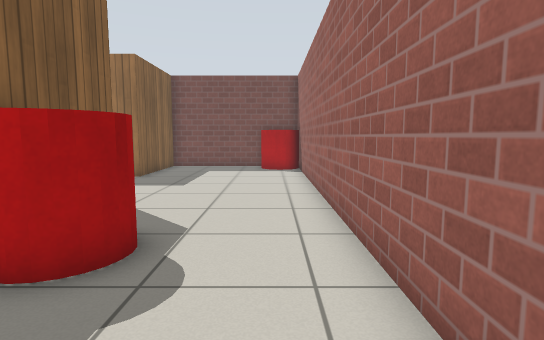
[1] (above)

19 first-person views from a walk through a world built for the Gazebo simulator. The camera is 0.85 m above the floor, tilts 6° down and sees 80° across. The floor is counted in squares, 0.5 m on a side. Each view is taken from the middle of a square. On the plan, view 1 faces up. The plan holds only what a view shows up to about 16 squares ahead; the rest is blank. Gazebo's built-in surfaces are drawn with simple patterns.

[2]
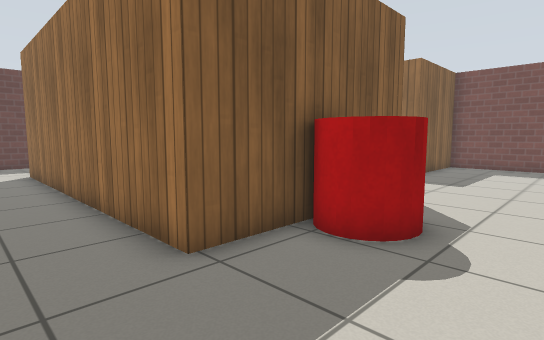

[3]
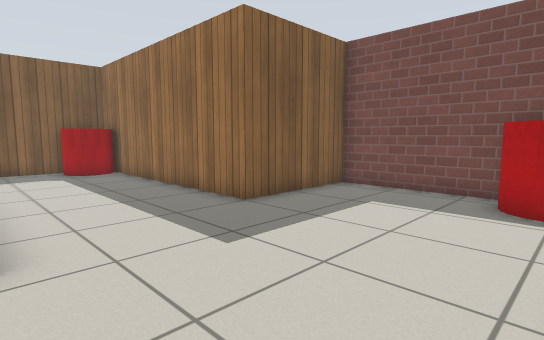

[4]
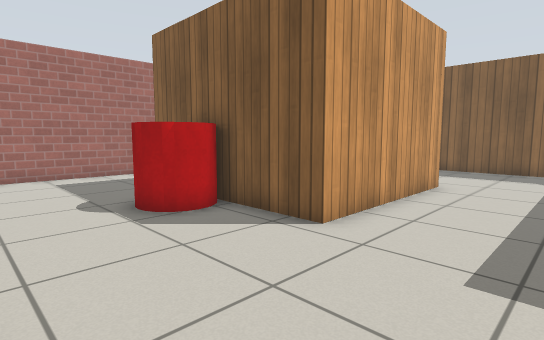

[5]
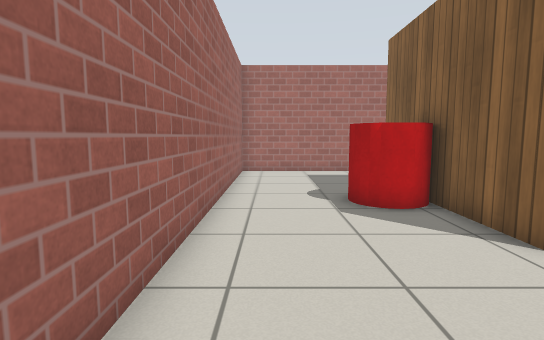

[6]
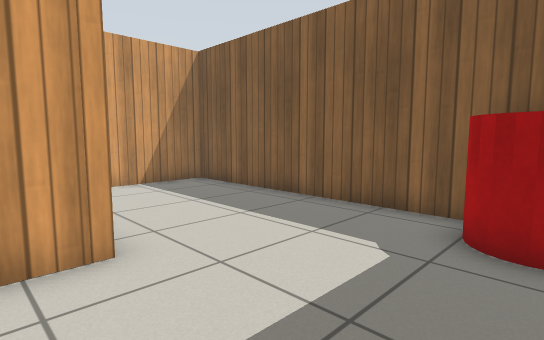

[7]
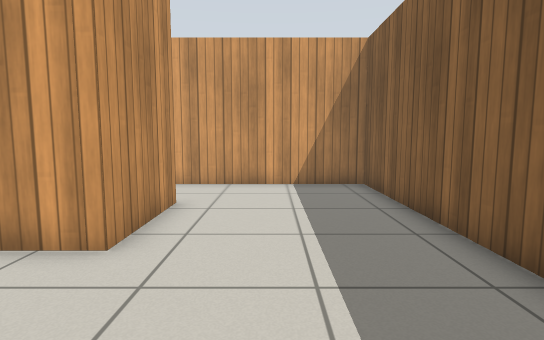

[8]
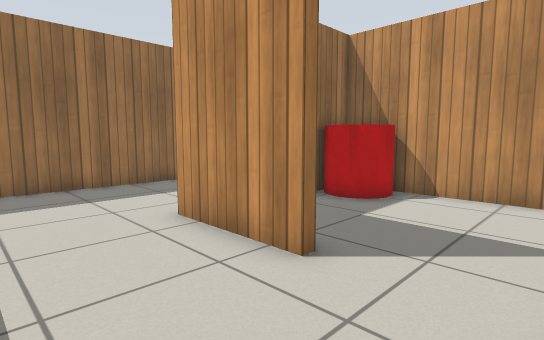

[9]
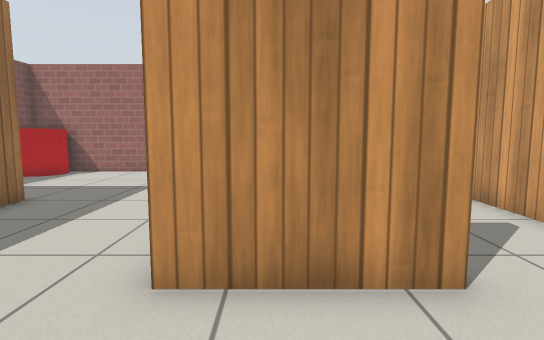

[10]
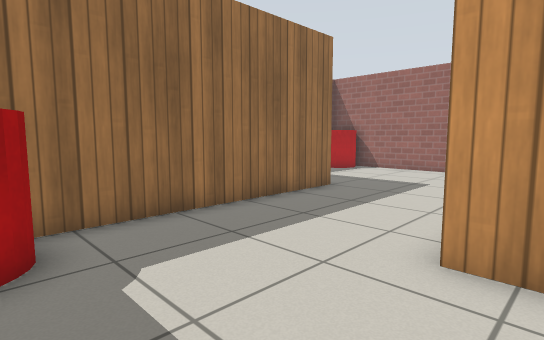

[11]
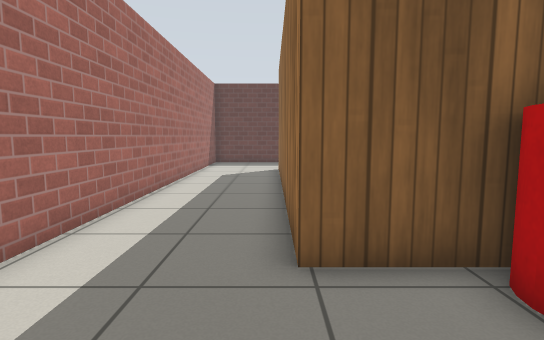

[12]
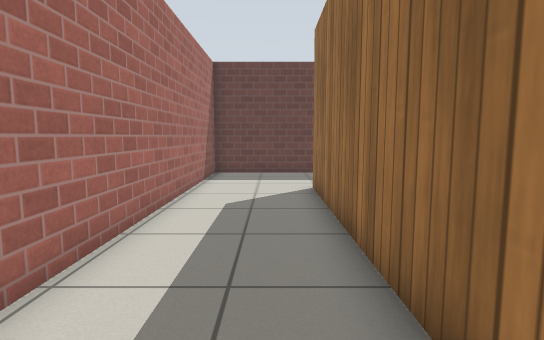

[13]
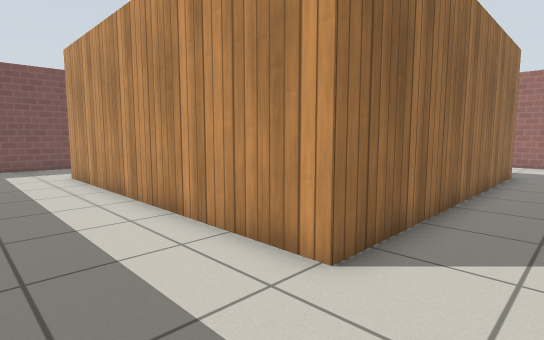

[14]
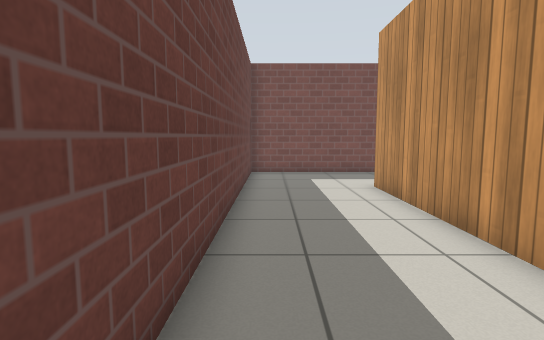

[15]
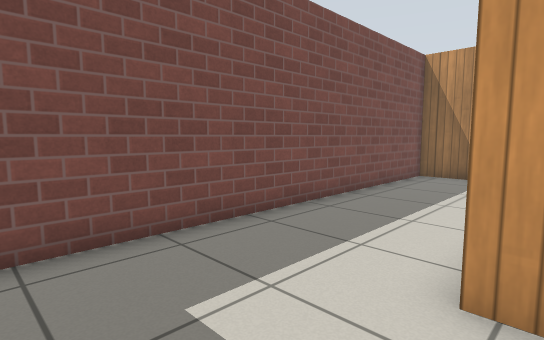

[16]
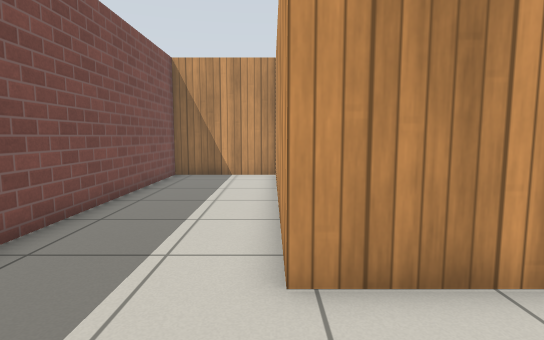

[17]
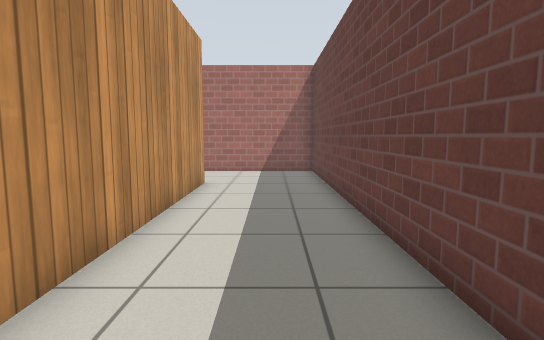

[18]
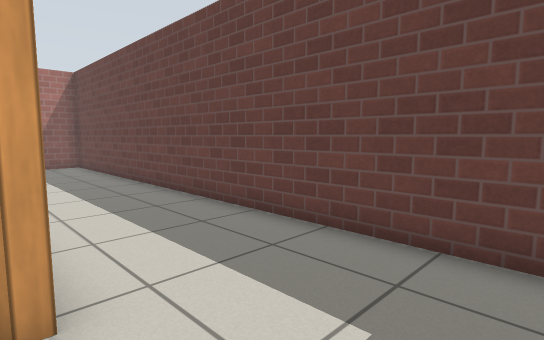

[19]
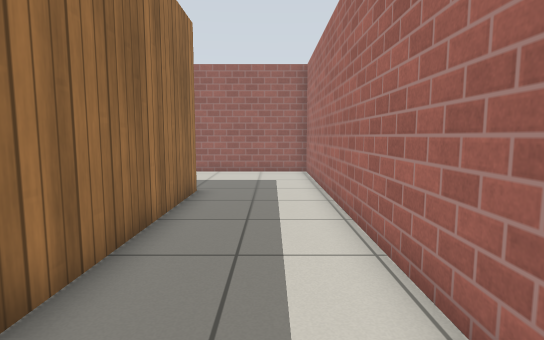

### Floor plan
Points are (right, up) in squares from view 1. A wall is a line through its corners. A room is listed if a view was taken in it or the views show most of it. See-through windows are left out.
Room 1 (views 1, 2, 3, 4, 5, 6, 7, 8, 9, 10, 11, 12, 13, 14, 15, 16, 17, 19)
walls: (-10.6, 4.8) (-10.6, 8.3) (-4.1, 8.3) (-4.1, 1.3) (-16.5, 1.3) (-16.5, 11.6); (-16.3, 11.6) (-16.3, 1.6) (-10.5, 1.6); (-16.5, 13.4) (-16.5, 13.8); (-0.6, 18.2) (-5.5, 18.2) (-5.5, 13.5) (-16.2, 13.5); (-21, 14.5) (-21, -2.6) (1.4, -2.6) (1.4, 18.3)
ways out: opening at (-18.5, 14) to room 2; opening at (-10, 3) to room 3
objects: red cylinder (-16, 12) to (-14, 13); red cylinder (-3, 4) to (-2, 5); red cylinder (0, 17) to (1, 18)
Room 2 (view 18)
walls: (-16.5, 13.8) (-9.6, 13.8); (-5.8, 13.7) (-5.8, 18.2) (-21, 18.2) (-21, 14.5)
ways out: opening at (-18.5, 14) to room 1
Room 3 (no view inside)
walls: (-7.7, 1.6) (-5.4, 1.6); (-4.3, 2.8) (-4.3, 8) (-6.1, 8); (-10.1, 4.8) (-10.6, 4.8); (-10.5, 1.6) (-9.5, 1.6)
ways out: opening at (-10, 3) to room 1
objects: red cylinder (-6, 6) to (-5, 7)

Positions as (right, up) in squares from view 1, and headings:
1: (0, 0), facing up
2: (0, -1), facing up-left
3: (1, 8), facing up-left
4: (1, 12), facing down-left
5: (0, 13), facing down
6: (-9, 13), facing down-left
7: (-13, 13), facing down
8: (-14, 2), facing up-right
9: (-14, 7), facing right
10: (-15, 7), facing up-right
11: (0, 1), facing left
12: (-6, 0), facing left
13: (-20, -1), facing up-right
14: (-20, 3), facing up
15: (-20, 13), facing up-right
16: (-20, 14), facing right
17: (-19, 13), facing down
18: (-16, 17), facing down-left
19: (-14, -1), facing right
